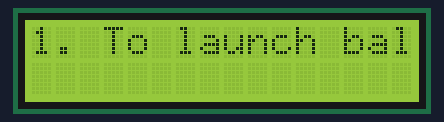
Bench run of a sketch on a simulated Arduino Uno, built with avr-gcc and run on an emulated ATmega328P. Shown: 16×2 character LCD.

Above: at 0.19 s.
At 5.03 s:
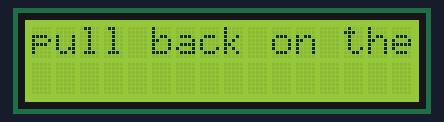
At 9.86 s:
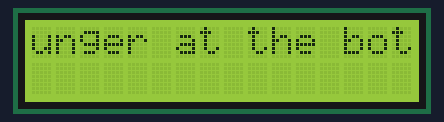
At 19.79 s:
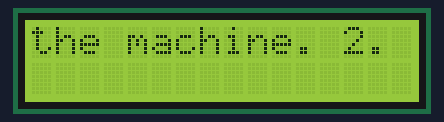
At 29.71 s:
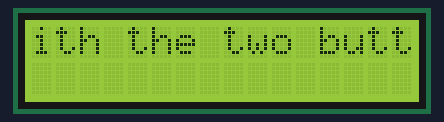
At 39.64 s:
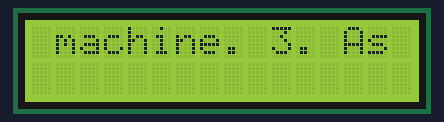

The sketch:

LCD.ino
```cpp
#include <LiquidCrystal.h>

LiquidCrystal lcd(12, 11, 5, 4, 3, 2); // Initialize the LCD library with the numbers of the interface pins

String message = "1. To launch ball, pull back on the plunger at the bottom right-hand side of the machine. 2. Keep the ball in play with the two buttons on each side of the machine. 3. As the ball hits various targets, bumpers, and ramps you'll earn points. 4. Try to prevent the ball from falling through the bottom gap between the flippers. 5. The game is over when you lose all of your (3) balls. At this point, the machine will display your final score.";

void setup() {
  lcd.begin(16, 2); // Set up the LCD's number of columns and rows
}

void loop() {
  for (int i = 0; i < message.length() - 15; i++) { // Loop through the message
    lcd.clear(); // Clear the LCD
    lcd.setCursor(0, 0); // Set the cursor to the beginning of the first row
    lcd.print(message.substring(i, i + 16)); // Print the substring of the message from i to i+16 (16 characters)
    delay(250); // Delay for readability
  }
}
```
